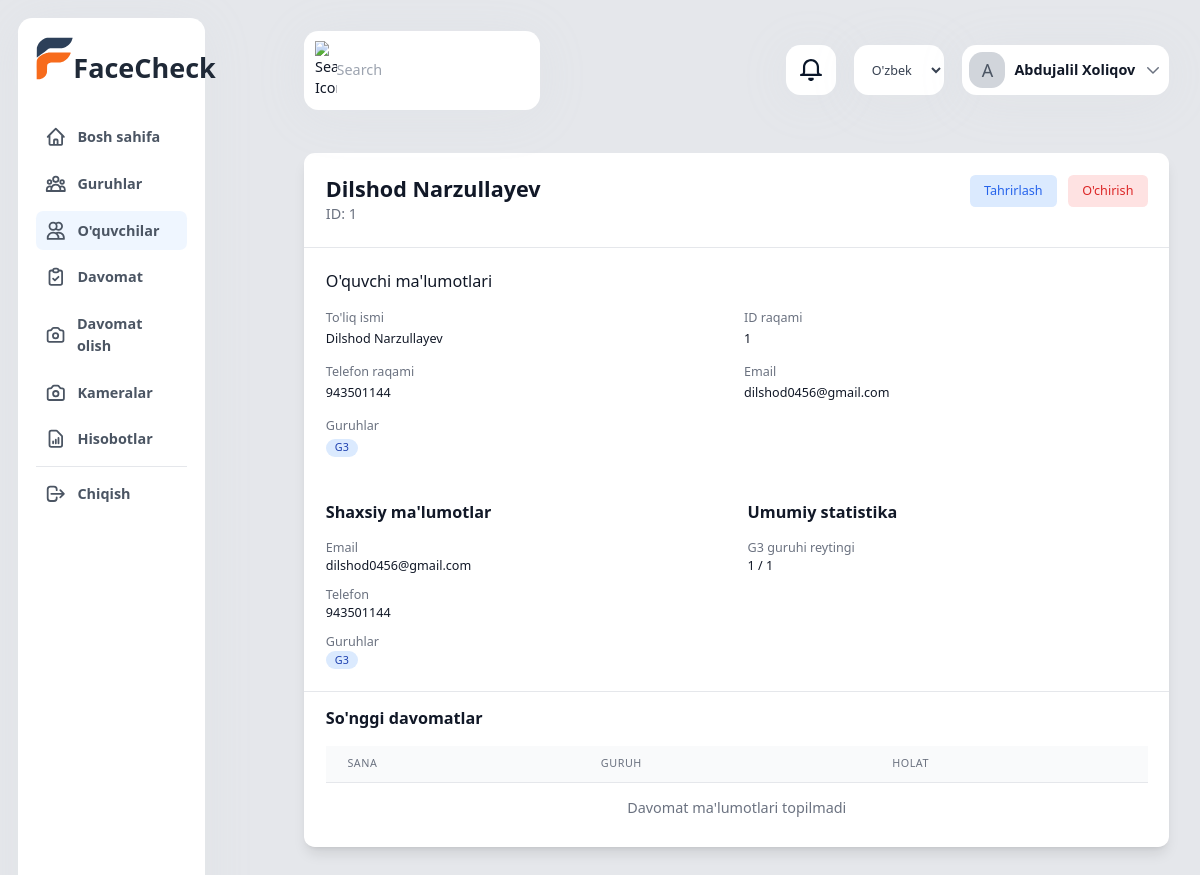
Before: /uz/students/1/ (signed in) with the older database file.
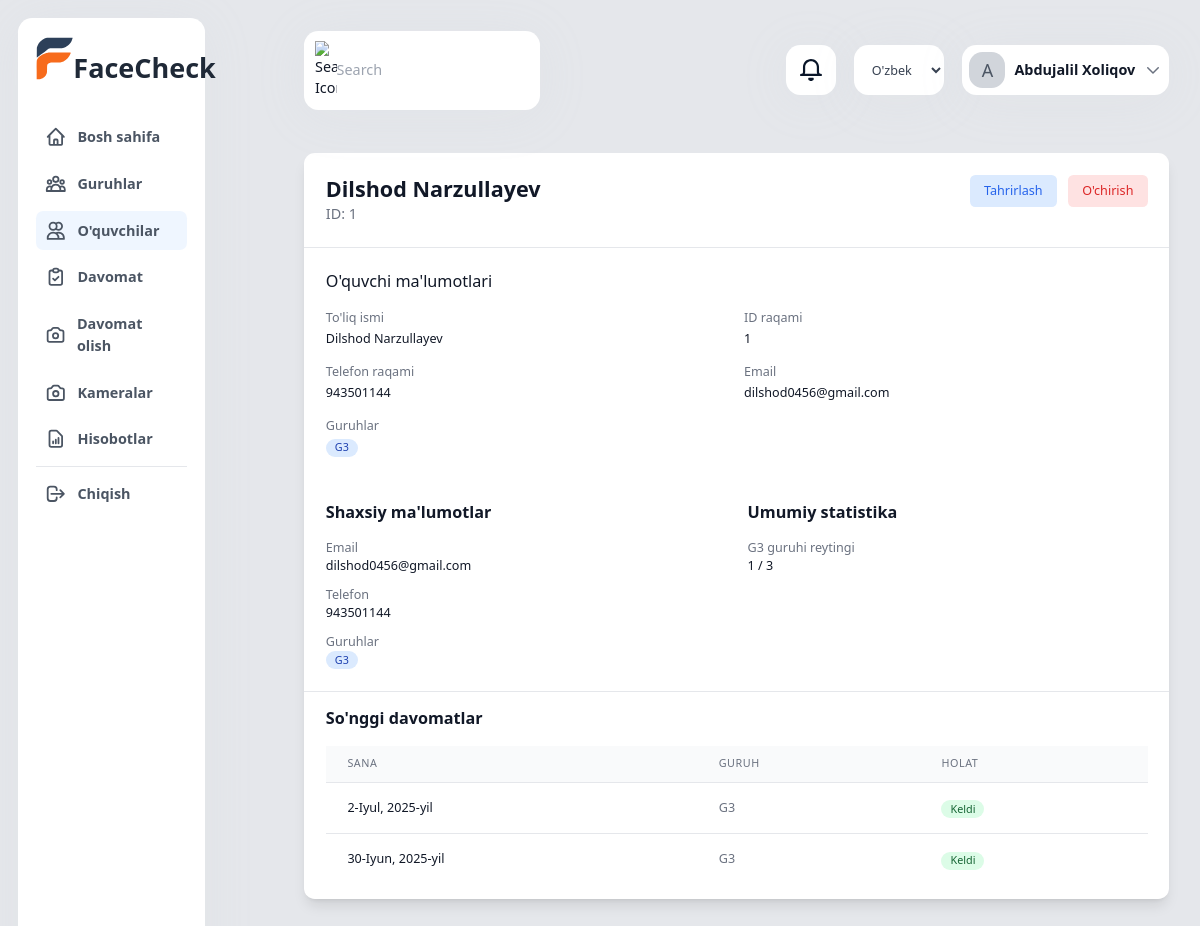
After: the same page with the newer database file.
### app/models.py (models this page shows, shortened)
class Group(models.Model):
    name = models.CharField(_('Nomi'), max_length=100)
    department = models.ForeignKey(Department, on_delete=models.CASCADE, related_name='groups')
    teacher = models.ForeignKey(CustomUser, on_delete=models.SET_NULL, null=True, related_name='teaching_groups')
    start_date = models.DateField(_('Boshlanish sanasi'))
    end_date = models.DateField(_('Tugash sanasi'))
    active = models.BooleanField(_('Faol'), default=True)
    created_at = models.DateTimeField(auto_now_add=True)
    class Meta:
        verbose_name = _('Guruh')
        verbose_name_plural = _('Guruhlar')
        ordering = ['-created_at']

class Attendance(models.Model):
    ATTENDANCE_STATUS = (
        ('present', 'Keldi'),
        ('absent', 'Kelmadi'),
        ('late', 'Kechikdi'),
        ('excused', 'Sababli'),
    )
    student = models.ForeignKey(Student, on_delete=models.CASCADE, related_name='attendances')
    group = models.ForeignKey(Group, on_delete=models.CASCADE, related_name='attendances')
    date = models.DateField(_('Sana'))
    time = models.TimeField(_('Vaqt'))
    status = models.CharField(max_length=10, choices=ATTENDANCE_STATUS)
    marked_by = models.ForeignKey(CustomUser, on_delete=models.SET_NULL, null=True)
    face_confidence = models.FloatField(_('Yuz aniqlash ishonchliligi'), null=True)
    note = models.TextField(_('Izoh'), blank=True)
    created_at = models.DateTimeField(auto_now_add=True)
    class Meta:
        verbose_name = _('Davomat')
        verbose_name_plural = _('Davomatlar')
        unique_together = ['student', 'group', 'date']

### app/views.py (the view)
# urls.py: path('students/<int:pk>/', views.student_detail, name='student_detail'),
@login_required
def student_detail(request, pk):
    student = get_object_or_404(Student.objects.select_related('user'), pk=pk)
    attendance = Attendance.objects.filter(student=student).order_by('-date', '-time')[:10]
    rankings = {}
    for group in student.groups.all():
        rankings[group.name] = get_student_ranking(student, group)
    return render(request, 'students/detail.html', {
        'student': student,
        'attendance': attendance,
        'rankings': rankings
    })

### app/context_processors.py (called while the page is built)
def camera_status(request):
    context = {}
    if request.user.is_authenticated and (request.user.is_staff or request.user.is_superuser):
        context['active_camera_count'] = Camera.objects.filter(active=True).count()
    return context

### app/views.py (called while the page is built)
def get_student_ranking(student, group):
    students = Student.objects.filter(groups=group)
    rankings = []
    for s in students:
        total_classes = Attendance.objects.filter(student=s, group=group).count()
        present_classes = Attendance.objects.filter(
            student=s,
            group=group,
            status='present'
        ).count()
        attendance_rate = (present_classes / total_classes * 100) if total_classes > 0 else 0
        rankings.append({
            'student_id': s.id,
            'rate': attendance_rate
        })
    rankings.sort(key=lambda x: x['rate'], reverse=True)
    student_rank = next(
        (i + 1 for i, x in enumerate(rankings) if x['student_id'] == student.id),
        0
    )
    return {
        'rank': student_rank,
        'total_students': len(rankings)
    }

### app/templates/students/detail.html (shortened to what the changed rows need)
{% extends 'base.html' %}
{% load static %}
{% load i18n %}
{% block content %}
<div class="container mx-auto p-6">
    <div class="bg-white rounded-xl shadow-lg overflow-hidden">
        <div class="p-6 border-b border-gray-200">
            <div class="flex justify-between items-start">
                <div>
                    <h2 class="text-2xl font-bold text-gray-900">{{ student.user.get_full_name }}</h2>
                </div>
            </div>
        </div>
        <div class="p-6">
            <dl class="grid grid-cols-1 md:grid-cols-2 gap-4">
                <div>
                    <dd class="mt-1 text-sm text-gray-900">
                        {% for group in student.groups.all %}
                            <span class="inline-flex items-center px-2.5 py-0.5 rounded-full text-xs font-medium bg-blue-100 text-blue-800 mr-2">
                                {{ group.name }}
                            </span>
                        {% empty %}
                            <span class="text-gray-500">{% trans "Hech qanday guruhga a'zo emas" %}</span>
                        {% endfor %}
                    </dd>
                </div>
            </dl>
        </div>
        <div class="p-6 grid grid-cols-2 gap-6">
            <div>
                <dl class="space-y-3">
                    <div>
                        <dd class="text-sm text-gray-900">
                            {% for group in student.groups.all %}
                                <span class="inline-flex items-center px-2.5 py-0.5 rounded-full text-xs font-medium bg-blue-100 text-blue-800 mr-2">
                                    {{ group.name }}
                                </span>
                            {% endfor %}
                        </dd>
                    </div>
                </dl>
            </div>
            <div>
                <dl class="space-y-3">
                    {% for group_name, ranking in rankings.items %}
                    <div>
                        <dt class="text-sm font-medium text-gray-500">{{ group_name }} guruhi reytingi</dt>
                        <dd class="text-sm text-gray-900">{{ ranking.rank }} / {{ ranking.total_students }}</dd>
                    </div>
                    {% endfor %}
                </dl>
            </div>
        </div>
        <div class="px-6 py-4 border-t border-gray-200">
            <div class="overflow-x-auto">
                <table class="min-w-full divide-y divide-gray-200">
                    <thead class="bg-gray-50">
                        <tr>
                            <th class="px-6 py-3 text-left text-xs font-medium text-gray-500 uppercase tracking-wider">Sana</th>
                            <th class="px-6 py-3 text-left text-xs font-medium text-gray-500 uppercase tracking-wider">Guruh</th>
                            <th class="px-6 py-3 text-left text-xs font-medium text-gray-500 uppercase tracking-wider">Holat</th>
                        </tr>
                    </thead>
                    <tbody class="bg-white divide-y divide-gray-200">
                        {% for record in attendance %}
                        <tr>
                            <td class="px-6 py-4 whitespace-nowrap text-sm text-gray-900">{{ record.date }}</td>
                            <td class="px-6 py-4 whitespace-nowrap text-sm text-gray-500">{{ record.group.name }}</td>
                            <td class="px-6 py-4 whitespace-nowrap">
                                <span class="inline-flex items-center px-2.5 py-0.5 rounded-full text-xs font-medium
                                    {% if record.status == 'present' %}bg-green-100 text-green-800
                                    {% elif record.status == 'absent' %}bg-red-100 text-red-800
                                    {% else %}bg-yellow-100 text-yellow-800{% endif %}">
                                    {{ record.get_status_display }}
                                </span>
                            </td>
                        </tr>
                        {% empty %}
                        <tr>
                            <td colspan="3" class="px-6 py-4 text-center text-gray-500">
                                Davomat ma'lumotlari topilmadi
                            </td>
                        </tr>
                        {% endfor %}
                    </tbody>
                </table>
            </div>
        </div>
    </div>
</div>
{% endblock %}

Changed rows visible on the page:
added Attendance: date "2-Iyul, 2025-yil", group.name "G3", status "Keldi"
added Attendance: date "30-Iyun, 2025-yil", group.name "G3", status "Keldi"
Other visible differences:
new list line: "G3"
new list line: "guruhi reytingi 1 / 3"
list line gone: "G3"
list line gone: "guruhi reytingi 1 / 1"
text no longer shown: "Davomat ma'lumotlari topilmadi"
